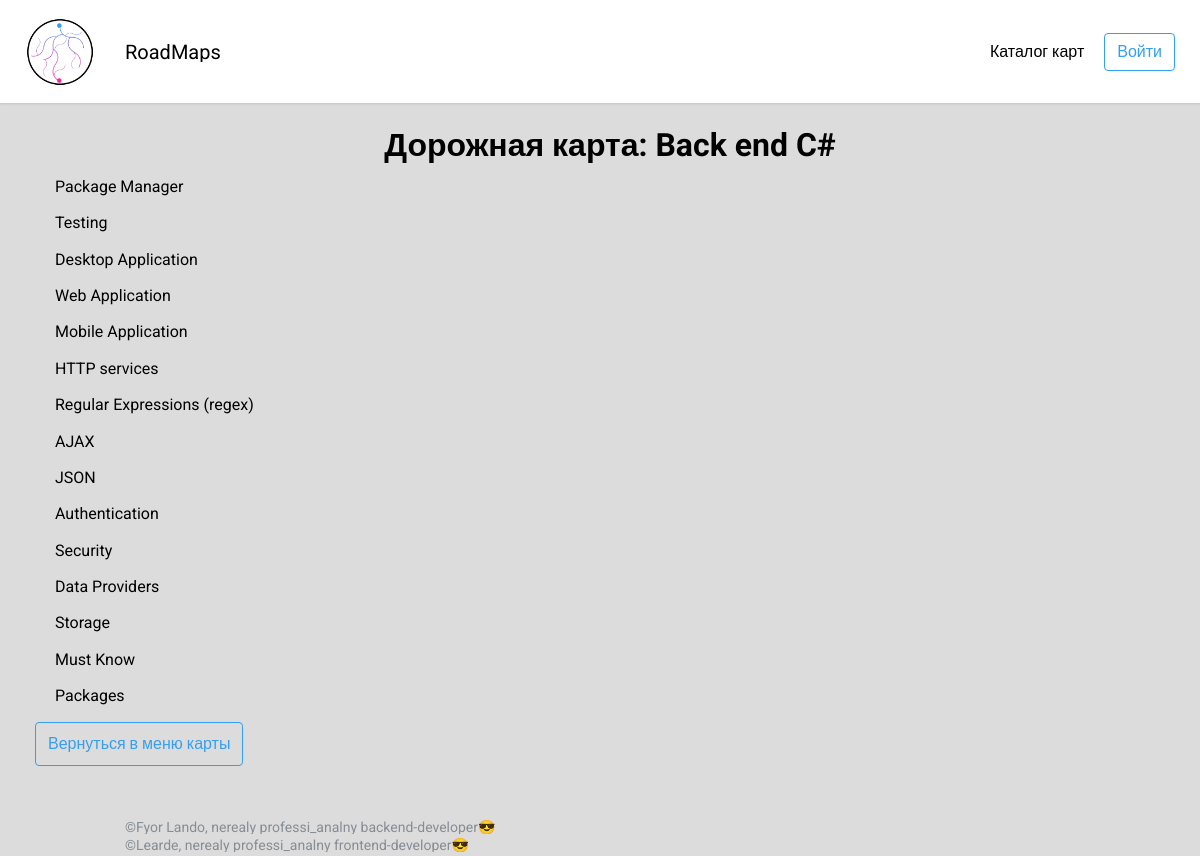
Screenshot of /RoadMap/showlayer.php?id=1&parid=1 with the database file from the repository.
### tables this page shows
CREATE TABLE `roadmapslist` (
  `ID` int(11) NOT NULL,
  `Name` tinytext NOT NULL,
  `CategoryID` int(11) NOT NULL,
  `IsPopular` tinyint(1) NOT NULL,
  `ShortDesc` text NOT NULL,
  `LongDesc` longtext NOT NULL
);

CREATE TABLE `nodeslist` (
  `ID` int(11) NOT NULL,
  `ParentID` int(11) NOT NULL,
  `RoadMapID` int(11) NOT NULL,
  `Type` char(1) NOT NULL,
  `Title` tinytext NOT NULL,
  `Description` longtext NOT NULL
);

### data/RoadMaps.php (called while the page is built, shortened)
<?php
class RoadMaps
{
    public static function GetAllRoadMaps()
    {
        $AllRoadMaps = [];
        $link = mysqli_connect(DBConfiguration::$host, DBConfiguration::$user, DBConfiguration::$password, "roadmapproject", DBConfiguration::$port);
        $sql = 'SELECT * FROM `roadmapslist`';
        $roadmaps = mysqli_query($link, $sql);
        $nodes = self::GetAllNodes();
        $CountRowsRoadMaps = mysqli_num_rows($roadmaps);
        $CountRowsNodes = count($nodes);
        for ($i = 0; $i < $CountRowsRoadMaps; $i++) {
            $MapRow = mysqli_fetch_row($roadmaps);
            $CurrRoadMap = new FullRoadMap($MapRow[0], $MapRow[1], $MapRow[2], array(), $MapRow[3], $MapRow[4], $MapRow[5]);
            for ($j = 0; $j < $CountRowsNodes; $j++) {
                $CurrNode = new RoadMapNode($nodes[$j]->ID, $nodes[$j]->ParentID, $nodes[$j]->RoadMapID, $nodes[$j]->Type, $nodes[$j]->Title, $nodes[$j]->LongDesc);
                if ($CurrNode->RoadMapID == $CurrRoadMap->ID) {
                    array_push($CurrRoadMap->Nodes, $CurrNode);
                }
            }
            array_push($AllRoadMaps, $CurrRoadMap);
        }
        return $AllRoadMaps;
    }
    public static function GetRoadMapByID($ID){
        $all = self::GetAllRoadMaps();
        foreach ($all as $map){
            if ($map->ID == $ID){
                return $map;
            }
        }
    }
    public static function GetAllNodes()
    {
        $AllNodes = [];
        $link = mysqli_connect(DBConfiguration::$host, DBConfiguration::$user, DBConfiguration::$password, "roadmapproject", DBConfiguration::$port);
        $sql = 'SELECT * FROM `nodeslist`';
        $nodes = mysqli_query($link, $sql);
        $CountRowsNodes = mysqli_num_rows($nodes);
        for ($j = 0; $j < $CountRowsNodes; $j++) {
            $NodeRow = mysqli_fetch_row($nodes);
            $CurrNode = new RoadMapNode($NodeRow[0], $NodeRow[1], $NodeRow[2], $NodeRow[3], $NodeRow[4], $NodeRow[5]);
            array_push($AllNodes, $CurrNode);
        }
        return $AllNodes;
    }
}

### models/RoadMapNode.php (called while the page is built, shortened)
<?php
class RoadMapNode{
    public function __construct($id, $ParentID, $RoadMapID, $Type, $Title, $LongDesc){
        $this->ID = $id;
        $this->ParentID = $ParentID;
        $this->RoadMapID = $RoadMapID;
        $this->Type = $Type;
        $this->Title = $Title;
        $this->LongDesc = $LongDesc;
    }
}

### models/FullRoadMap.php (called while the page is built, shortened)
<?php
class FullRoadMap{
    public $Nodes;
    public function __construct($id, $name, $categoryId, $nodes, $isPopular, $ShortDesc, $LongDesc)
    {
            $this->ID = $id;
            $this->Name = $name;
            $this->Nodes = $nodes;
    }
    public function GetNodeByID($id)
    {
        foreach ($this->Nodes as $node){
            if ($node->ID == $id){
                return $node;
            }
        }
        return null;
    }
}

### RoadMap/showlayer.php (the view, shortened to what this page needs)
<?php
$RoadMap = RoadMaps::GetRoadMapByID($_GET['id']);
$User = $_SESSION["user"];
$ParentID = $_GET['parid'];
?>
    <!DOCTYPE html>
    <html lang="ru">
<?php
$head = new Head();
$head->title = $RoadMap->Name;
$head->render();
?>
    <body>
    <?php
    $header = new Header();
    $header->User = $User;
    $header->render();
    ?>
    <main class="main">
        <div class="main__wrapper wrapper">
            <h2 align="center" class="roadmap__heading">Дорожная карта: <?= $RoadMap->Name?></h2>
            <?
            $parent = $RoadMap->GetNodeByID($ParentID);
            foreach ($RoadMap->Nodes as $node){
                if ($node->ParentID == $parent->ID){
                    if ($node->Type != "e"){
                        echo '
                        <p class="roadmap__text"><a href="/RoadMap/showlayer.php?id=' . $RoadMap->ID . '&parid='. $node->ID .'">'. $node->Title . '</a></p>
                        ';
                    }
                    else{
                        echo '
                        <p class="roadmap__text"><a href="/RoadMap/endnode.php?id=' . $RoadMap->ID . '&parid='. $node->ID .'">'. $node->Title . '</a></p>
                        ';
                    }
                    echo '
                        <br>
                        ';
                }
            }
            if ($parent->Type != "b"){
                echo '<a class="nav__link nav__link--signup" href="/RoadMap/showlayer.php?id=' . $RoadMap->ID . '&parid='. $parent->ParentID . '">Вверх</a>';
            }
            else{
                echo '<a class="nav__link nav__link--signup" href="/RoadMap/main.php?id=' . $RoadMap->ID .'">Вернуться в меню карты</a>';
            }
            ?>
        </div>
    </main>
    <?php (new Footer)->render(); ?>
    </body>
    </html><?php

### components/head/head.php
<?php
class Head {
    public $title = 'RoadMaps';
    function render() {
        echo '
            <head>
                <meta charset="utf-8">
                <meta http-equiv="X-UA-Compatible" content="IE=edge">
                <meta name="viewport" content="width=device-width, user-scalable=no, initial-scale=1.0, maximum-scale=1.0, minimum-scale=1.0">
                <link href="/styles/vendor/reset.css" rel="stylesheet" type="text/css" />
                <link rel="preconnect" href="https://fonts.gstatic.com">
                <link href="https://fonts.googleapis.com/css2?family=Roboto:wght@400;500;700&display=swap" rel="stylesheet">
                <link href="/styles/main.css" rel="stylesheet" type="text/css" />
                <title>'.$this->title.'</title>
                <link rel="shortcut icon" href="/img/Icon.png" type="image/x-icon">
            </head>
        ';
    }
}
?>

### components/logo/logo.php (shortened to what this page needs)
<?php
class Logo {
    function return() {
        return '
        <a class="header__logo logo" href="/index.php">
            <img class="logo__img" src="/img/icon.png" width="70" height="70" alt="Logo">
            <h1 class="logo__text">RoadMaps</h1>
        </a>
        ';
    }
}
?>

### components/nav/nav.php
<?php
class Nav {
    public $User = false;
    function return() {
        $button = '';
        $create = '';
        if ($this->User) {
            $button = '
            <a class="nav__link nav__link--signup" href="/Profile.php">Профиль</a>
            <a class="nav__link nav__link--signup" href="/User/logout.php">Выйти</a>
            ';
            if ($this->User->IsSuperUser){
                $create = '<a class="nav__link" href="/CreateRoadMaps.php">Создать дорожную карту</a>';
            }
        }
        else {
            $button = '<a class="nav__link nav__link--signup" href="/User/SignInPage.php">Войти</a>';
        }
        return '
        <nav class="header__nav nav">
            <a class="nav__link" href="/ShowAll.php">Каталог карт</a>
            '.$create.'
            '.$button.'
        </nav>
        ';
    }
}
?>

### components/header/header.php
<?php
include_once dirname(__FILE__)."/../logo/logo.php";
include_once dirname(__FILE__)."/../nav/nav.php";
    class Header {
        public $User = false;
        function render() {
            $logo = (new Logo)->return();
            $nav = new Nav();
            $nav->User = $this->User;
            $nav = $nav->return();
            echo '
                <header class="header">
                    <div class="header__wrapper wrapper">
                        '.$logo.$nav.'
                    </div>
                </header>
            ';
        }
    }
?>

### components/footer/footer.php
<?php
class Footer {
    function render() {
        echo '
        <footer class="footer">
            <div class="footer__wrapper wrapper">
                <p class="footer__text">©Fyor Lando, nerealy professi_analny backend-developer😎</p>
                <p class="footer__text">©Learde, nerealy professi_analny frontend-developer😎</p>
            </div>
        </footer>
        ';
    }
}
?>

### styles/base/general.css (style rules this page uses)
* { font-family: Roboto, Arial, sans-serif !important; box-sizing: border-box; overflow-x: hidden; line-height: 1.4; }
a:link, a:visited { color: inherit; text-decoration: none; }
html { font-size: 10px; }
body { background: #DCDCDC; }

### components/footer/footer.css (style rules this page uses)
.footer__text { color: #868D95; font-size: 1.4rem; margin-bottom: .4rem; margin-left: 10rem; }

### components/wrapper/wrapper.css (style rules this page uses)
.wrapper { max-width: 140rem; margin: 0 auto; box-sizing: border-box; padding: 0 2.5rem; }

### components/header/header.css (style rules this page uses)
.header { background-color: #fff; padding: 1.65rem 0; box-shadow: 0 .125rem .25rem rgba(0, 0, 0, .125); }
.header__wrapper { display: flex; align-items: center; }
.header__nav { margin-left: auto; }

### components/logo/logo.css (style rules this page uses)
.logo { display: flex; align-items: center; }
.logo__img { width: 7rem; height: 7rem; }
.logo__text { font-size: 2rem; margin-left: 3rem; }

### components/nav/nav.css (style rules this page uses)
.nav { display: flex; align-items: center; }
.nav__link:link { font-size: 1.6rem; }
.nav__link { padding: .8rem 1rem; }
.nav__link--signup { border: 1px solid #359FEF; display: inline-block; padding: 1rem 1.2rem; color: #359FEF !important; border-radius: 4px; margin-left: 1rem; transition: .28s; }
.nav__link--signup:link { text-decoration: none; }

### components/main/main.css (style rules this page uses)
.main { margin-top: 2rem; margin-bottom: 5rem; }

### components/roadmap/roadmap.css (style rules this page uses)
.roadmap__heading { padding-left: 2rem; font-size: 3.2rem; font-weight: 700; margin-bottom: .8rem; }
.roadmap__text { padding-left: 1.5rem; font-size: 1.6rem; margin-left: 1.5rem; }
* { box-sizing: border-box; }

### rows the page displays
roadmapslist: Name "Back end C#"
nodeslist: Title "Package Manager"
nodeslist: Title "Testing"
nodeslist: Title "Desktop Application"
nodeslist: Title "Web Application"
nodeslist: Title "Mobile Application"
nodeslist: Title "HTTP services"
nodeslist: Title "Regular Expressions (regex)"
nodeslist: Title "AJAX"
nodeslist: Title "JSON"
nodeslist: Title "Authentication"
nodeslist: Title "Security"
nodeslist: Title "Data Providers"
nodeslist: Title "Storage"
nodeslist: Title "Must Know"
nodeslist: Title "Packages"
